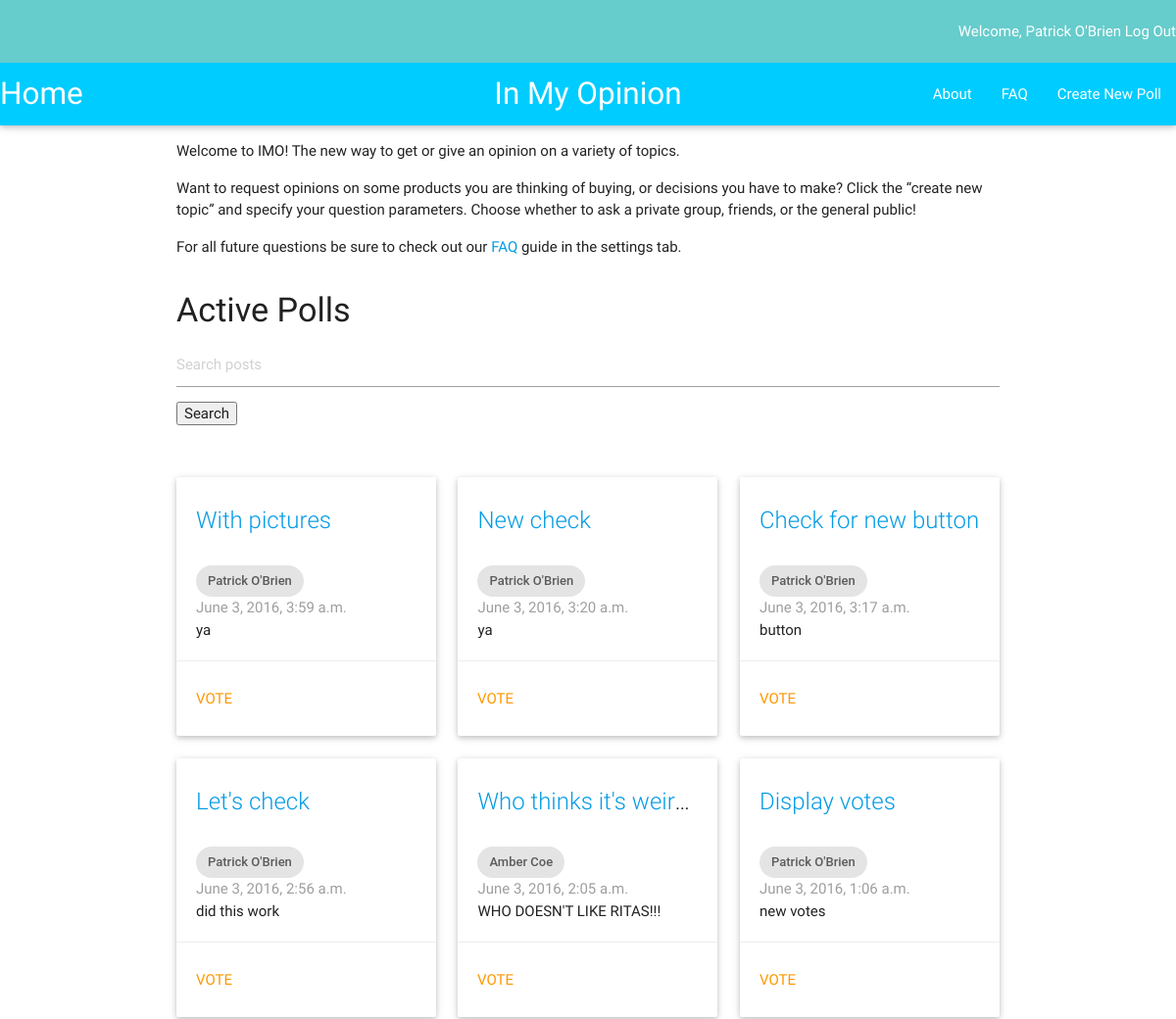
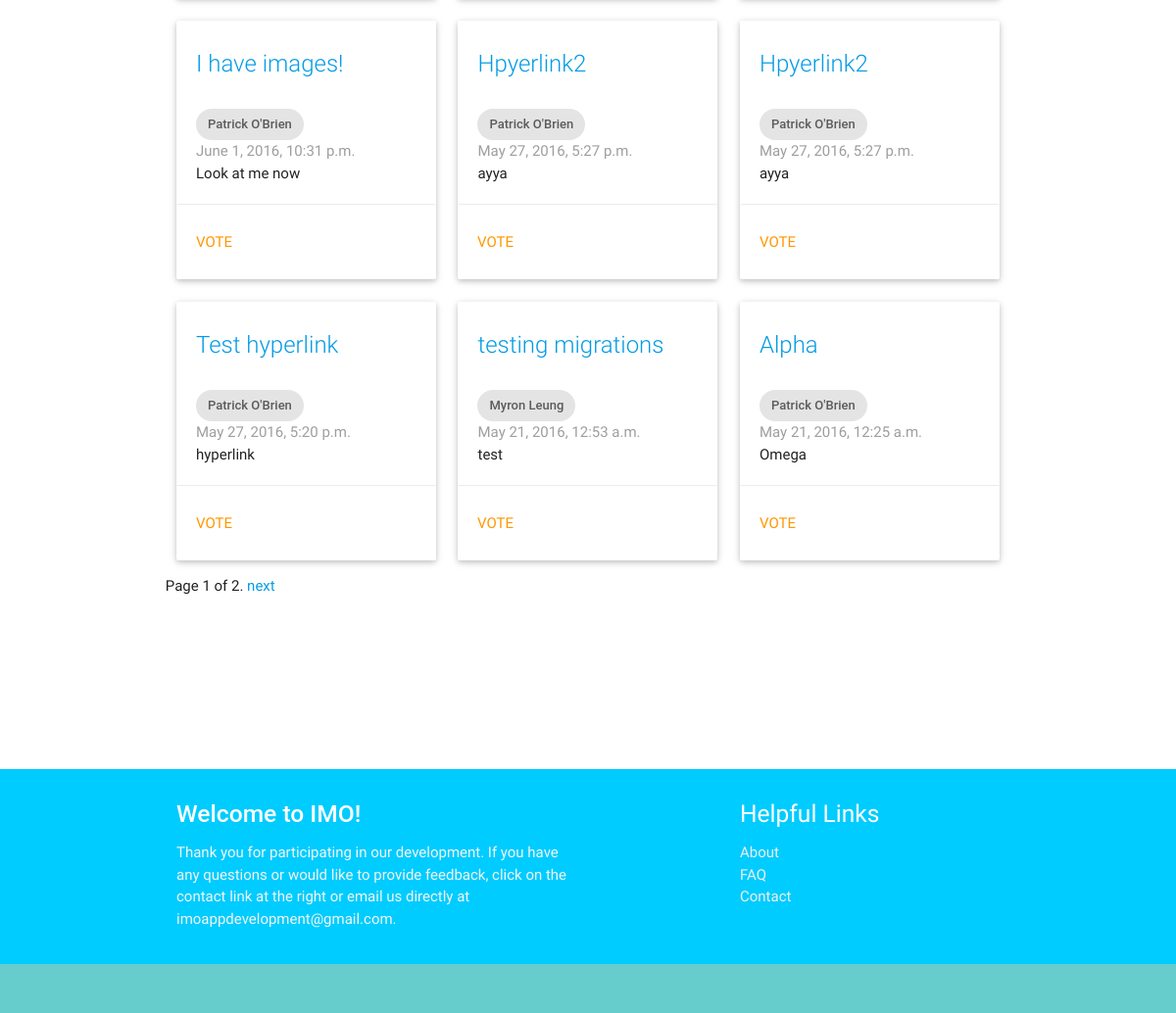
Page /imo_app/ (signed in) on the earlier database version (2 pictures, top to bottom).
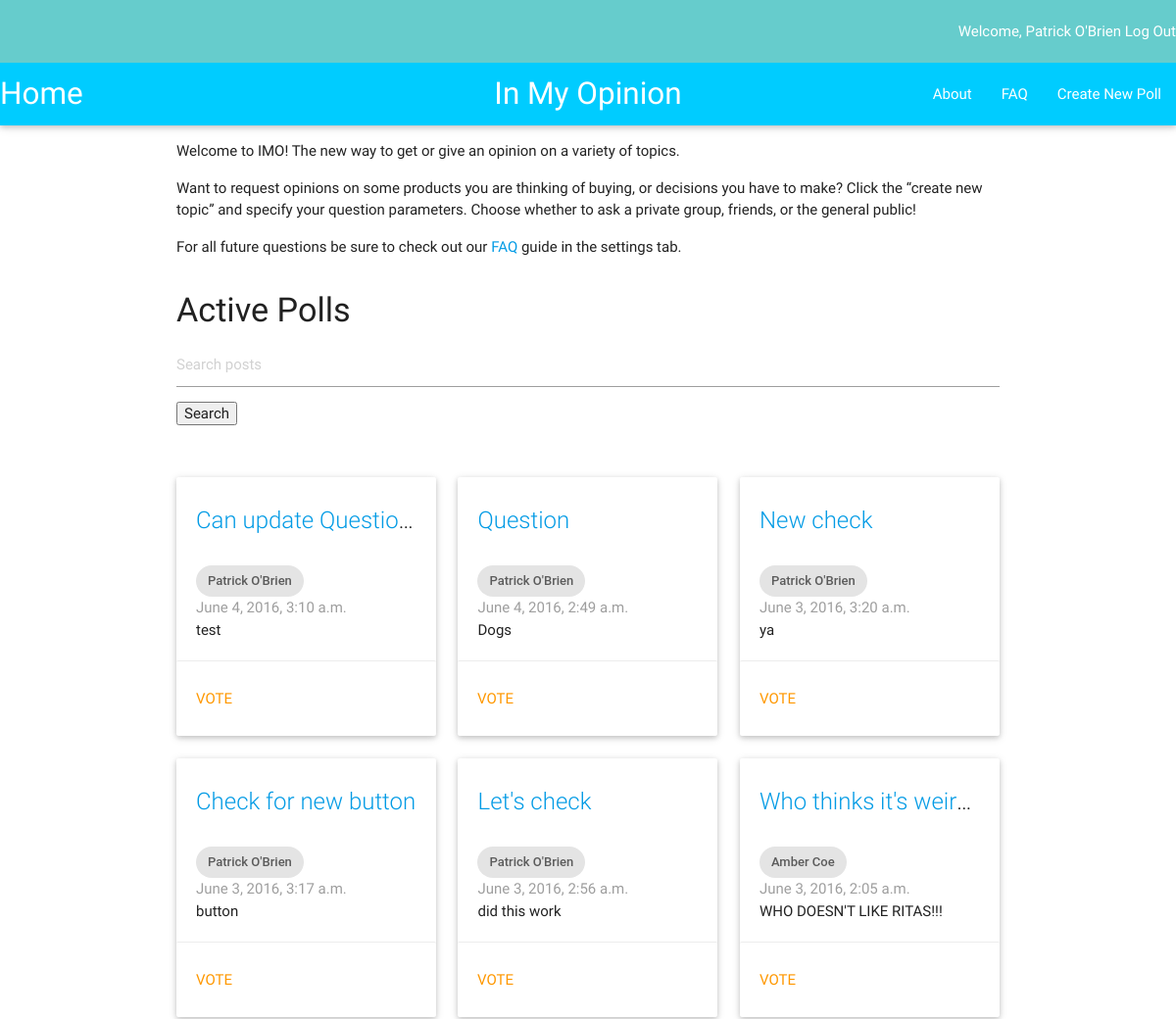
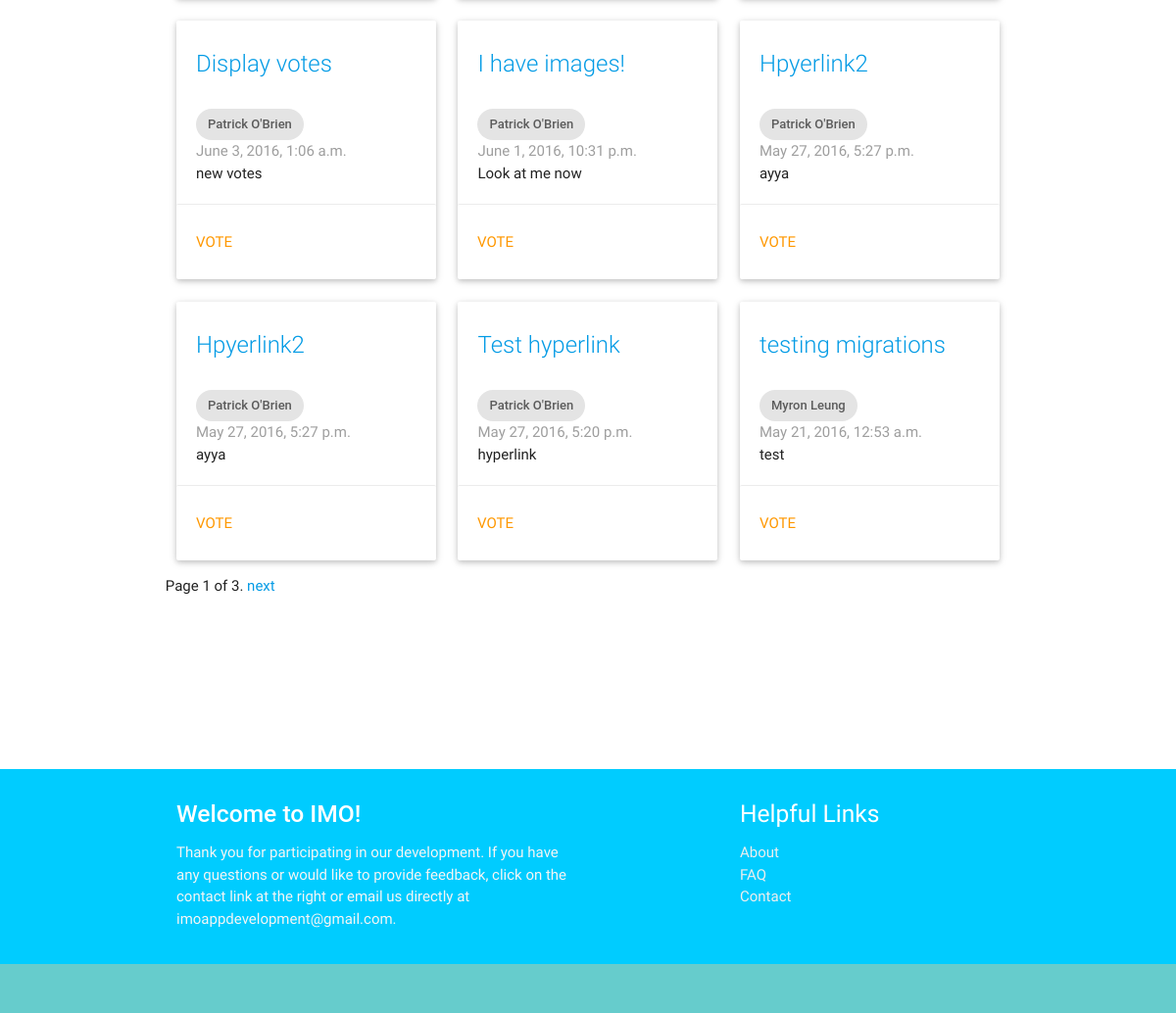
Same page on the later database version (2 pictures, top to bottom).
### imo_app/models.py (models this page shows, shortened)
class Question(models.Model):
    author = models.ForeignKey(UserProfile, on_delete=models.CASCADE)
    question_text = models.CharField(max_length=200)
    description = models.TextField(default = '')
    pub_date = models.DateTimeField('date published')
    choice1 = models.CharField(null=True, blank=True, default = '', max_length = 200)
    image1 = models.ImageField(null=True, blank=True)
    choice2 = models.CharField(null=True, blank=True, default = '', max_length = 200)
    image2 = models.ImageField(null=True, blank=True)
    choice3 = models.CharField(null=True, blank=True, default = '', max_length = 200)
    image3 = models.ImageField(null=True, blank=True)
    total_votes = models.IntegerField(default = 1.0)
    class Meta:
        ordering = ['-pub_date']

class UserProfile(models.Model):
    user = models.OneToOneField(User)

### imo_app/views.py (the view, shortened to what this page needs)
def index(request):
    q_list = Question.objects.all()
    query = request.GET.get("q")
    paginator = Paginator(q_list, 12) # Show 25 contacts per page
    page = request.GET.get('page')
    try:
        q = paginator.page(page)
    except PageNotAnInteger:
        q = paginator.page(1)
    except EmptyPage:
        q = paginator.page(paginator.num_pages)
    current_user = request.user
    context = {'q_all': q, 'current_user': current_user}
    return render(request, 'imo_app/index.html', context)

### imo_app/templates/imo_app/index.html (shortened to what this page needs)
{% extends "imo_app/base.html" %}
{% block content %}
  <div class="row">
    <div class="col m12">
      <p>Welcome to IMO!  The new way to get or give an opinion on a variety of topics.</p>
      <p>Want to request opinions on some products you are thinking of buying, or decisions you have to make?
        Click the “create new topic” and specify your question parameters.  Choose whether to ask a private group,
        friends, or the general public!</p>
      <p>For all future questions be sure to check out our <a href="faq/">FAQ</a> guide in the settings tab.</p>
    </div>
  </div>
    {% if user.is_authenticated %}
      <h4>Active Polls</h4>
      <div class="row">
        <div class="col m12">
        <form method='GET' action=''>
        <input type='text' name='q' placeholder='Search posts' value='{{ request.GET.q }}' />
        <input type='submit' value='Search' />
        </form>
        <br></br>
      </div>
        {% for i in q_all %}
          <div class="col m4">
            <div class="card" >
              <div class="card-content">
                <span class="card-title truncate"><a href="{% url 'imo_app:detail' i.id %}">{{ i.question_text }}</a></span>
                <br>
                <div class="chip">
                  {{ i.author.user.first_name}} {{ i.author.user.last_name}}
                </div>
                <p class="grey-text">{{ i.pub_date }}</p>
                <p class="truncate">{{ i.description }}</p>
              </div>
              <a href="{% url 'imo_app:detail' i.id %}"><div class="orange-text waves-effect waves-teal card-action btn-flat" style="width:100%; height: 100%">
                Vote
              </div></a>
            </div>
          </div>
        {% endfor %}
        <div class="pagination">
            <span class="step-links">
                <span class="current">
                    Page {{ q_all.number }} of {{ q_all.paginator.num_pages }}.
                </span>
                {% if q_all.has_next %}
                    <a href="?page={{ q_all.next_page_number }}{% if request.GET.q %}&q={{ request.GET.q }}{% endif %}">next</a>
                {% endif %}
            </span>
        </div>
      </div>
    {% endif %}
{% endblock content %}

### imo_app/templates/imo_app/base.html (shortened to what this page needs)
<!DOCTYPE html>
{% load staticfiles %}
<html>
  <head>
    <link rel="stylesheet" type="text/css" href="{% static 'imo_app/css/imo.css' %}" />
    <link rel="stylesheet" type="text/css" href="{% static 'materialize/css/materialize.min.css' %}" />
  </head>
  <body>
    <nav>
      <div class="navbar-fixed" style="background-color: #66CCCC">
      <div class="right hide-on-med-and-down">
        {% if user.is_authenticated %}
          Welcome, {{ user.first_name }} {{user.last_name}}
          <a href = "{% url 'imo_app:user_logout' %}">Log Out</a>
        {% else %}
            <a href = "{% url 'imo_app:view_registration' %}" style='width:100px'>Register</a>
            <a href = "{% url 'imo_app:view_login' %}" style='width:100px'>Login</a>
          </div>
        {% endif %}
      </div>
      </div>
    </nav>
    <nav>
        <div class="nav-wrapper" style="background-color: #00CCFF">
          <a href="{% url 'imo_app:index' %}" left class="brand-logo left" > Home</a>
          <a class="brand-logo center">In My Opinion</a>
          <ul id="nav-mobile" class="right hide-on-med-and-down">
            <li><a href="{% url 'imo_app:about' %}">About</a></li>
            <li><a href="{% url 'imo_app:faq' %}">FAQ</a></li>
            <li><a href="{% url 'imo_app:view_newentry' %}">Create New Poll</a></li>
          </ul>
        </div>
      </nav>
    <div class="container">
      {% block content %}
      {% endblock %}
      <br></br>
      <br></br>
      <br></br>
    </div>
    <footer class="page-footer" style="background-color: #00CCFF">
      <div class="container" >
        <div class="row">
          <div class="col l6 s12">
            <h5 class="white-text"><strong>Welcome to IMO!</strong></h5>
            <p class="grey-text text-lighten-4">Thank you for participating in our development.
            If you have any questions or would like to provide feedback,
            click on the contact link at the right or email us directly at imoappdevelopment@gmail.com.</p>
          </div>
          <div class="col l4 offset-l2 s12">
            <h5 class="white-text">Helpful Links</h5>
            <ul>
              <li><a class="grey-text text-lighten-3" href="{% url 'imo_app:about' %}">About</a></li>
              <li><a class="grey-text text-lighten-3" href="{% url 'imo_app:faq' %}">FAQ</a></li>
              <li><a class="grey-text text-lighten-3" href="mailto:imoappdevelopment@gmail.com">Contact</a></li>
            </ul>
          </div>
        </div>
      </div>
      <div class="footer-copyright" style="background-color: #66CCCC">
      </div>
    </footer>
  </body>
</html>

Differences in the rows shown:
removed Question: question_text "With pictures", author.user.first_name "Patrick", author.user.last_name "O'Brien", pub_date "June 3, 2016, 3:59 a.m.", description "ya"
no longer on this page (row unchanged): Question: question_text "Alpha", author.user.first_name "Patrick", author.user.last_name "O'Brien", pub_date "May 21, 2016, 12:25 a.m.", description "Omega"
added Question: question_text "Can update Questio…", author.user.first_name "Patrick", author.user.last_name "O'Brien", pub_date "June 4, 2016, 3:10 a.m.", description "test"
added Question: question_text "Question", author.user.first_name "Patrick", author.user.last_name "O'Brien", pub_date "June 4, 2016, 2:49 a.m.", description "Dogs"
Other differences:
{{ q_all.paginator.num_pages }}: "2" → "3"
